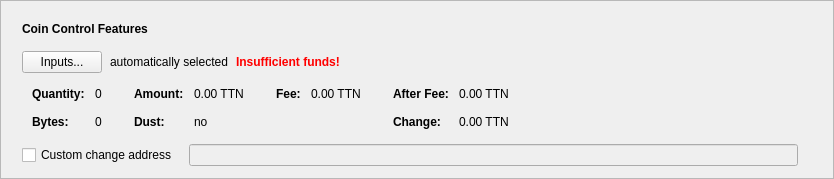
      <widget class="QFrame" name="frameCoinControl">
       <property name="sizePolicy">
        <sizepolicy hsizetype="Expanding" vsizetype="Fixed">
         <horstretch>0</horstretch>
         <verstretch>0</verstretch>
        </sizepolicy>
       </property>
       <property name="frameShape">
        <enum>QFrame::StyledPanel</enum>
       </property>
       <property name="frameShadow">
        <enum>QFrame::Raised</enum>
       </property>
       <layout class="QVBoxLayout" name="verticalLayout_2">
        <item>
         <layout class="QVBoxLayout" name="verticalLayoutCoinControl" stretch="0,0,0,0,0">
          <property name="spacing">
           <number>0</number>
          </property>
          <property name="sizeConstraint">
           <enum>QLayout::SetDefaultConstraint</enum>
          </property>
          <property name="leftMargin">
           <number>10</number>
          </property>
          <property name="topMargin">
           <number>10</number>
          </property>
          <item>
           <layout class="QHBoxLayout" name="horizontalLayoutCoinControl1">
            <property name="bottomMargin">
             <number>15</number>
            </property>
            <item>
             <widget class="QLabel" name="labelCoinControlFeatures">
              <property name="sizePolicy">
               <sizepolicy hsizetype="Preferred" vsizetype="Maximum">
                <horstretch>0</horstretch>
                <verstretch>0</verstretch>
               </sizepolicy>
              </property>
              <property name="font">
               <font>
                <weight>75</weight>
                <bold>true</bold>
               </font>
              </property>
              <property name="styleSheet">
               <string notr="true">font-weight:bold;</string>
              </property>
              <property name="text">
               <string>Coin Control Features</string>
              </property>
             </widget>
            </item>
           </layout>
          </item>
          <item>
           <layout class="QHBoxLayout" name="horizontalLayoutCoinControl2" stretch="0,0,0,0">
            <property name="spacing">
             <number>8</number>
            </property>
            <property name="bottomMargin">
             <number>10</number>
            </property>
            <item>
             <widget class="QPushButton" name="pushButtonCoinControl">
              <property name="styleSheet">
               <string notr="true"/>
              </property>
              <property name="text">
               <string>Inputs...</string>
              </property>
              <property name="autoDefault">
               <bool>false</bool>
              </property>
             </widget>
            </item>
            <item>
             <widget class="QLabel" name="labelCoinControlAutomaticallySelected">
              <property name="text">
               <string>automatically selected</string>
              </property>
              <property name="margin">
               <number>5</number>
              </property>
             </widget>
            </item>
            <item>
             <widget class="QLabel" name="labelCoinControlInsuffFunds">
              <property name="font">
               <font>
                <weight>75</weight>
                <bold>true</bold>
               </font>
              </property>
              <property name="styleSheet">
               <string notr="true">color:red;font-weight:bold;</string>
              </property>
              <property name="text">
               <string>Insufficient funds!</string>
              </property>
              <property name="margin">
               <number>5</number>
              </property>
             </widget>
            </item>
            <item>
             <spacer name="horizontalSpacerCoinControl">
              <property name="orientation">
               <enum>Qt::Horizontal</enum>
              </property>
              <property name="sizeHint" stdset="0">
               <size>
                <width>40</width>
                <height>1</height>
               </size>
              </property>
             </spacer>
            </item>
           </layout>
          </item>
          <item>
           <widget class="QWidget" name="widgetCoinControl" native="true">
            <property name="sizePolicy">
             <sizepolicy hsizetype="Preferred" vsizetype="Preferred">
              <horstretch>0</horstretch>
              <verstretch>0</verstretch>
             </sizepolicy>
            </property>
            <property name="minimumSize">
             <size>
              <width>0</width>
              <height>0</height>
             </size>
            </property>
            <property name="styleSheet">
             <string notr="true"/>
            </property>
            <layout class="QHBoxLayout" name="horizontalLayoutCoinControl5">
             <property name="leftMargin">
              <number>0</number>
             </property>
             <property name="topMargin">
              <number>0</number>
             </property>
             <property name="rightMargin">
              <number>0</number>
             </property>
             <property name="bottomMargin">
              <number>0</number>
             </property>
             <item>
              <layout class="QHBoxLayout" name="horizontalLayoutCoinControl3" stretch="0,0,0,1">
               <property name="spacing">
                <number>20</number>
               </property>
               <property name="topMargin">
                <number>0</number>
               </property>
               <property name="bottomMargin">
                <number>10</number>
               </property>
               <item>
                <layout class="QFormLayout" name="formLayoutCoinControl1">
                 <property name="horizontalSpacing">
                  <number>10</number>
                 </property>
                 <property name="verticalSpacing">
                  <number>14</number>
                 </property>
                 <property name="leftMargin">
                  <number>10</number>
                 </property>
                 <property name="topMargin">
                  <number>4</number>
                 </property>
                 <property name="rightMargin">
                  <number>6</number>
                 </property>
                 <item row="0" column="0">
                  <widget class="QLabel" name="labelCoinControlQuantityText">
                   <property name="font">
                    <font>
                     <weight>75</weight>
                     <bold>true</bold>
                    </font>
                   </property>
                   <property name="text">
                    <string>Quantity:</string>
                   </property>
                   <property name="margin">
                    <number>0</number>
                   </property>
                  </widget>
                 </item>
                 <item row="0" column="1">
                  <widget class="QLabel" name="labelCoinControlQuantity">
                   <property name="cursor">
                    <cursorShape>IBeamCursor</cursorShape>
                   </property>
                   <property name="contextMenuPolicy">
                    <enum>Qt::ActionsContextMenu</enum>
                   </property>
                   <property name="text">
                    <string notr="true">0</string>
                   </property>
                   <property name="margin">
                    <number>0</number>
                   </property>
                   <property name="textInteractionFlags">
                    <set>Qt::LinksAccessibleByMouse|Qt::TextSelectableByKeyboard|Qt::TextSelectableByMouse</set>
                   </property>
                  </widget>
                 </item>
                 <item row="1" column="0">
                  <widget class="QLabel" name="labelCoinControlBytesText">
                   <property name="font">
                    <font>
                     <weight>75</weight>
                     <bold>true</bold>
                    </font>
                   </property>
                   <property name="text">
                    <string>Bytes:</string>
                   </property>
                  </widget>
                 </item>
                 <item row="1" column="1">
                  <widget class="QLabel" name="labelCoinControlBytes">
                   <property name="cursor">
                    <cursorShape>IBeamCursor</cursorShape>
                   </property>
                   <property name="contextMenuPolicy">
                    <enum>Qt::ActionsContextMenu</enum>
                   </property>
                   <property name="text">
                    <string notr="true">0</string>
                   </property>
                   <property name="textInteractionFlags">
                    <set>Qt::LinksAccessibleByMouse|Qt::TextSelectableByKeyboard|Qt::TextSelectableByMouse</set>
                   </property>
                  </widget>
                 </item>
                </layout>
               </item>
               <item>
                <layout class="QFormLayout" name="formLayoutCoinControl2">
                 <property name="horizontalSpacing">
                  <number>10</number>
                 </property>
                 <property name="verticalSpacing">
                  <number>14</number>
                 </property>
                 <property name="leftMargin">
                  <number>6</number>
                 </property>
                 <property name="topMargin">
                  <number>4</number>
                 </property>
                 <property name="rightMargin">
                  <number>6</number>
                 </property>
                 <item row="0" column="0">
                  <widget class="QLabel" name="labelCoinControlAmountText">
                   <property name="font">
                    <font>
                     <weight>75</weight>
                     <bold>true</bold>
                    </font>
                   </property>
                   <property name="text">
                    <string>Amount:</string>
                   </property>
                   <property name="margin">
                    <number>0</number>
                   </property>
                  </widget>
                 </item>
                 <item row="0" column="1">
                  <widget class="QLabel" name="labelCoinControlAmount">
                   <property name="cursor">
                    <cursorShape>IBeamCursor</cursorShape>
                   </property>
                   <property name="contextMenuPolicy">
                    <enum>Qt::ActionsContextMenu</enum>
                   </property>
                   <property name="text">
                    <string notr="true">0.00 TTN</string>
                   </property>
                   <property name="textInteractionFlags">
                    <set>Qt::LinksAccessibleByMouse|Qt::TextSelectableByKeyboard|Qt::TextSelectableByMouse</set>
                   </property>
                  </widget>
                 </item>
                 <item row="1" column="0">
                  <widget class="QLabel" name="labelCoinControlLowOutputText">
                   <property name="font">
                    <font>
                     <weight>75</weight>
                     <bold>true</bold>
                    </font>
                   </property>
                   <property name="text">
                    <string>Dust:</string>
                   </property>
                  </widget>
                 </item>
                 <item row="1" column="1">
                  <widget class="QLabel" name="labelCoinControlLowOutput">
                   <property name="cursor">
                    <cursorShape>IBeamCursor</cursorShape>
                   </property>
                   <property name="contextMenuPolicy">
                    <enum>Qt::ActionsContextMenu</enum>
                   </property>
                   <property name="text">
                    <string notr="true">no</string>
                   </property>
                   <property name="textInteractionFlags">
                    <set>Qt::LinksAccessibleByMouse|Qt::TextSelectableByKeyboard|Qt::TextSelectableByMouse</set>
                   </property>
                  </widget>
                 </item>
                </layout>
               </item>
               <item>
                <layout class="QFormLayout" name="formLayoutCoinControl3">
                 <property name="horizontalSpacing">
                  <number>10</number>
                 </property>
                 <property name="verticalSpacing">
                  <number>14</number>
                 </property>
                 <property name="leftMargin">
                  <number>6</number>
                 </property>
                 <property name="topMargin">
                  <number>4</number>
                 </property>
                 <property name="rightMargin">
                  <number>6</number>
                 </property>
                 <item row="0" column="0">
                  <widget class="QLabel" name="labelCoinControlFeeText">
                   <property name="font">
                    <font>
                     <weight>75</weight>
                     <bold>true</bold>
                    </font>
                   </property>
                   <property name="text">
                    <string>Fee:</string>
                   </property>
                   <property name="margin">
                    <number>0</number>
                   </property>
                  </widget>
                 </item>
                 <item row="0" column="1">
                  <widget class="QLabel" name="labelCoinControlFee">
                   <property name="cursor">
                    <cursorShape>IBeamCursor</cursorShape>
                   </property>
                   <property name="contextMenuPolicy">
                    <enum>Qt::ActionsContextMenu</enum>
                   </property>
                   <property name="text">
                    <string notr="true">0.00 TTN</string>
                   </property>
                   <property name="textInteractionFlags">
                    <set>Qt::LinksAccessibleByMouse|Qt::TextSelectableByKeyboard|Qt::TextSelectableByMouse</set>
                   </property>
                  </widget>
                 </item>
                </layout>
               </item>
               <item>
                <layout class="QFormLayout" name="formLayoutCoinControl4">
                 <property name="horizontalSpacing">
                  <number>10</number>
                 </property>
                 <property name="verticalSpacing">
                  <number>14</number>
                 </property>
                 <property name="leftMargin">
                  <number>6</number>
                 </property>
                 <property name="topMargin">
                  <number>4</number>
                 </property>
                 <property name="rightMargin">
                  <number>6</number>
                 </property>
                 <item row="0" column="0">
                  <widget class="QLabel" name="labelCoinControlAfterFeeText">
                   <property name="font">
                    <font>
                     <weight>75</weight>
                     <bold>true</bold>
                    </font>
                   </property>
                   <property name="text">
                    <string>After Fee:</string>
                   </property>
                   <property name="margin">
                    <number>0</number>
                   </property>
                  </widget>
                 </item>
                 <item row="0" column="1">
                  <widget class="QLabel" name="labelCoinControlAfterFee">
                   <property name="cursor">
                    <cursorShape>IBeamCursor</cursorShape>
                   </property>
                   <property name="contextMenuPolicy">
                    <enum>Qt::ActionsContextMenu</enum>
                   </property>
                   <property name="text">
                    <string notr="true">0.00 TTN</string>
                   </property>
                   <property name="textInteractionFlags">
                    <set>Qt::LinksAccessibleByMouse|Qt::TextSelectableByKeyboard|Qt::TextSelectableByMouse</set>
                   </property>
                  </widget>
                 </item>
                 <item row="1" column="0">
                  <widget class="QLabel" name="labelCoinControlChangeText">
                   <property name="font">
                    <font>
                     <weight>75</weight>
                     <bold>true</bold>
                    </font>
                   </property>
                   <property name="text">
                    <string>Change:</string>
                   </property>
                  </widget>
                 </item>
                 <item row="1" column="1">
                  <widget class="QLabel" name="labelCoinControlChange">
                   <property name="cursor">
                    <cursorShape>IBeamCursor</cursorShape>
                   </property>
                   <property name="contextMenuPolicy">
                    <enum>Qt::ActionsContextMenu</enum>
                   </property>
                   <property name="text">
                    <string notr="true">0.00 TTN</string>
                   </property>
                   <property name="textInteractionFlags">
                    <set>Qt::LinksAccessibleByMouse|Qt::TextSelectableByKeyboard|Qt::TextSelectableByMouse</set>
                   </property>
                  </widget>
                 </item>
                </layout>
               </item>
              </layout>
             </item>
            </layout>
           </widget>
          </item>
          <item>
           <layout class="QHBoxLayout" name="horizontalLayoutCoinControl4" stretch="0,0,0">
            <property name="spacing">
             <number>12</number>
            </property>
            <property name="sizeConstraint">
             <enum>QLayout::SetDefaultConstraint</enum>
            </property>
            <property name="topMargin">
             <number>5</number>
            </property>
            <property name="rightMargin">
             <number>5</number>
            </property>
            <item>
             <widget class="QCheckBox" name="checkBoxCoinControlChange">
              <property name="toolTip">
               <string>If this is activated, but the change address is empty or invalid, change will be sent to a newly generated address.</string>
              </property>
              <property name="text">
               <string>Custom change address</string>
              </property>
             </widget>
            </item>
            <item>
             <widget class="QValidatedLineEdit" name="lineEditCoinControlChange">
              <property name="enabled">
               <bool>false</bool>
              </property>
              <property name="sizePolicy">
               <sizepolicy hsizetype="Expanding" vsizetype="Fixed">
                <horstretch>0</horstretch>
                <verstretch>0</verstretch>
               </sizepolicy>
              </property>
             </widget>
            </item>
            <item>
             <widget class="QLabel" name="labelCoinControlChangeLabel">
              <property name="sizePolicy">
               <sizepolicy hsizetype="Preferred" vsizetype="Expanding">
                <horstretch>0</horstretch>
                <verstretch>0</verstretch>
               </sizepolicy>
              </property>
              <property name="minimumSize">
               <size>
                <width>0</width>
                <height>0</height>
               </size>
              </property>
              <property name="text">
               <string/>
              </property>
              <property name="margin">
               <number>3</number>
              </property>
             </widget>
            </item>
           </layout>
          </item>
          <item>
           <spacer name="verticalSpacerCoinControl">
            <property name="orientation">
             <enum>Qt::Vertical</enum>
            </property>
            <property name="sizeType">
             <enum>QSizePolicy::Expanding</enum>
            </property>
            <property name="sizeHint" stdset="0">
             <size>
              <width>800</width>
              <height>1</height>
             </size>
            </property>
           </spacer>
          </item>
         </layout>
        </item>
       </layout>
      </widget>
